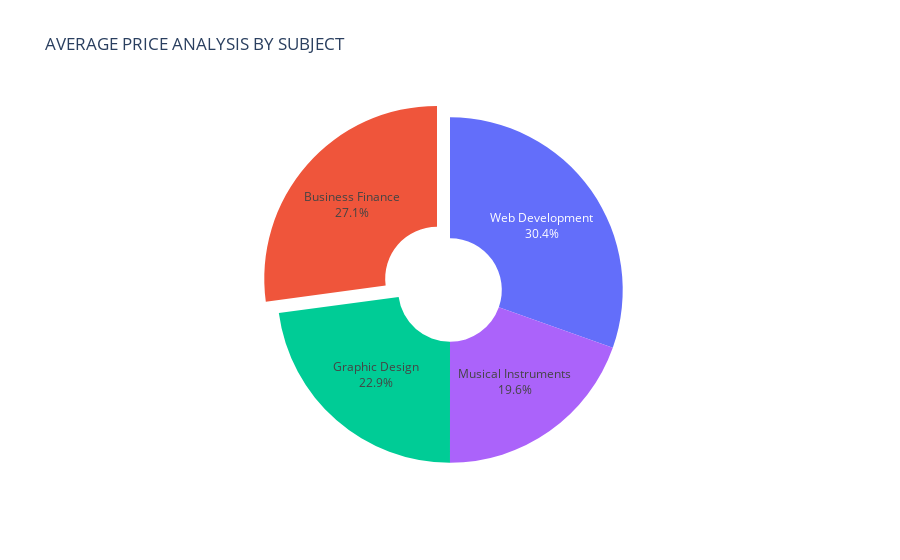

The cell this chart's notebook holds for it:
### Code cell
avg_price_by_subject = data.groupby('subject')["price"].mean().reset_index()

# Plotting the result as a pie chart using Plotly Express without legend
fig = px.pie(avg_price_by_subject, values='price', names='subject', 
             title='AVERAGE PRICE ANALYSIS BY SUBJECT', 
             template='plotly', hole=0.3)

# Adjusting the layout to hide the legend
fig.update_layout(showlegend=False)

fig.update_traces(textinfo='percent+label', pull=[0.1, 0])  # Display percentage and adjust slice separation
fig.show()

### Figure 1 — Plotly figure (JSON) as saved in the notebook; plotly's stock layout.template omitted (floating-point values rounded to 4 significant figures)
{"data": [{"domain": {"x": [0, 1], "y": [0, 1]}, "hole": 0.3, "hovertemplate": "subject=%{label}<br>price=%{value}<extra></extra>", "labels": ["Business Finance", "Graphic Design", "Musical Instruments", "Web Development"], "legendgroup": "", "name": "", "pull": [0.1, 0], "showlegend": true, "textinfo": "percent+label", "type": "pie", "values": [68.69, 57.89, 49.56, 77.04]}], "layout": {"legend": {"tracegroupgap": 0}, "showlegend": false, "title": {"text": "AVERAGE PRICE ANALYSIS BY SUBJECT"}}}
